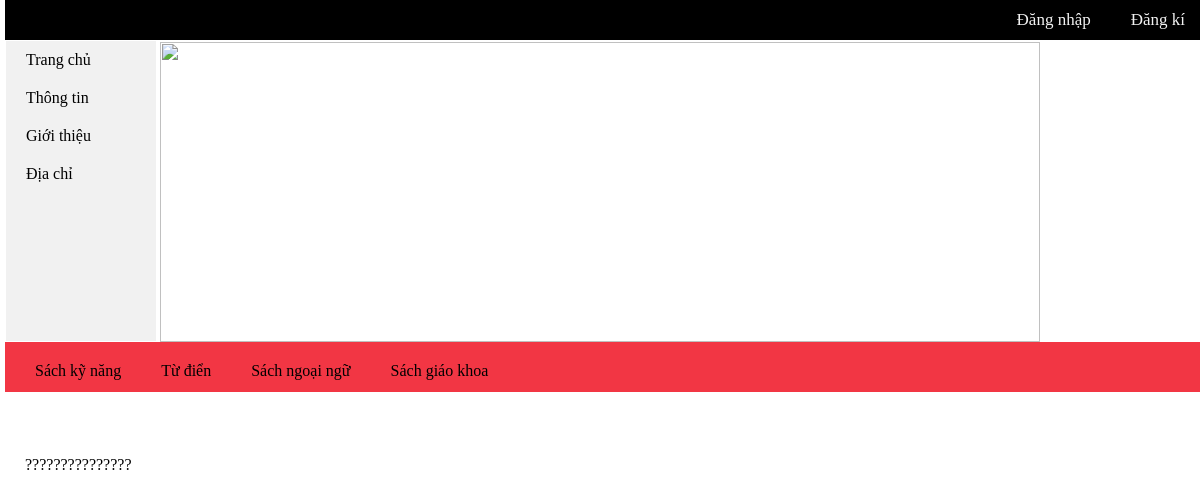
Page /cart.php on the earlier database version.
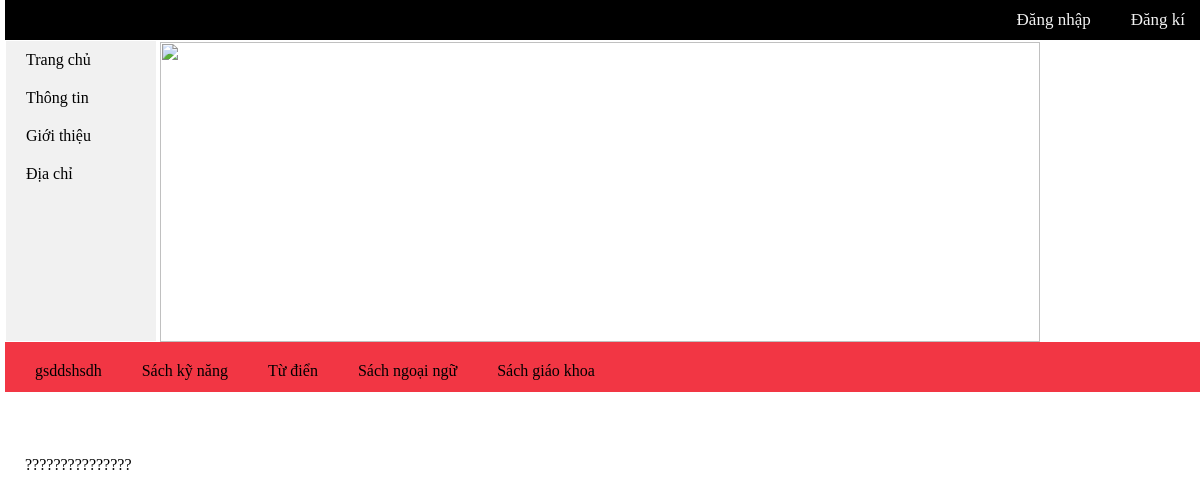
Same page on the later database version.
### tables this page shows
CREATE TABLE IF NOT EXISTS `theloai` (
  `id_theloai` varchar(30) NOT NULL,
  `tentheloai` varchar(50) NOT NULL,
  PRIMARY KEY (`id_theloai`)
);

### cart.php (the view, shortened to what this page needs)
<html>
<head>
<link rel="stylesheet" href="css/styles.css">
</head>
<body onload="newjv()">
<?php
	 include("admin/include/include.php");
?>
<div class="topmn">
<?php
if(isset($_SESSION['username']))
{
	echo "<a href='admin/index.php'>".$_SESSION['username']."</a>";
	echo "<a href='logout.php'>Thoát</a>";
	echo "<a href=''>Giỏ hàng</a>";
}
else
{
	echo "<a href='dangky.html'>Đăng kí</a>";
	echo "<a href='dangnhap.html'>Đăng nhập</a>";
}
?>
</div>
	<div class ="leftmn">
		<ul>
		<li><a href="http://localhost/sach">Trang chủ</a></li>
		<li><a href="http://localhost/sach">Thông tin</a></li>
		<li><a href="http://localhost/sach">Giới thiệu</a></li>
		<li><a href="http://localhost/sach">Địa chỉ</a></li>
		</ul>
	</div>
	<div class="bgimg">
		<img class="imgs" src="admin\img\books\book3.jpg" style ="width:100%; height:300px"></img>
	</div>
<div class="mainmnb">
		<ul class="ulmainmnb">
		<?php
		$menu = "select * from theloai";
		mysqli_query($mysqli,"SET character_set_results=utf8");
		$r = $mysqli->query($menu);
		if($r->num_rows >0)
			while($row = $r->fetch_assoc())
			{
				$itl = $row['id_theloai'];
				echo "<li>";
				echo "<a href ='menu.php?id=$itl'>".$row['tentheloai']."</a>";
				echo "</li>";
			}
	else echo "0 results";
		?>
		</ul>
</div>
<div class="content">
<br><br><br>
<?php
if(isset($_SESSION['cart']))
{
if($_SESSION['cart']!= "")
{
	$ids = array();
	foreach($_SESSION['cart'] as $id=>$value)
		array_push($ids, $id);
	echo "<table style='padding : 20px 150px' border='1' bordercolor='green'><tr><th>Tên sách</th><th>Số lượng</th><th>Đơn giá</th>";
	foreach($ids as $id=>$value)
	{
		$sql = "select books.id,tensach,tacgia.tenTG,nxb.tenNXB,gia,theloai.tentheloai,hinhanh from books,tacgia,theloai,nxb where id ='$value' and books.tacgia = tacgia.id_tacgia and books.theloai = theloai.id_theloai and books.nxb = nxb.id_nxb";
		mysqli_query($mysqli,"SET character_set_results=utf8");
		$result = $mysqli->query($sql);
	if($result->num_rows >0)
		while($row = $result->fetch_assoc())
			{
				echo "<tr><td>".$row['tensach']."</td><td><form action='check.php' method ='POST'><input type='text' name ='slg' value='1' size='1' pattern = '[1-9]' required ></td><td>".$row['gia']."</td>";
			}
	}
	echo "</tr></table><input type='submit' name='submit' value='Xác nhận'></form>";
}
}
else
	echo "???????????????";
?>
</div>
</body>
</html>

Differences in the rows shown:
added theloai: tentheloai "gsddshsdh"
